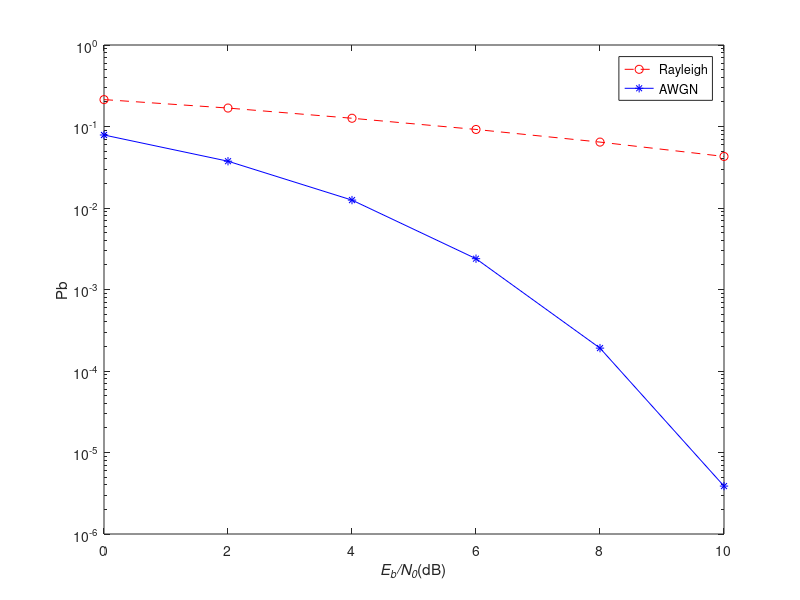

Source code (MATLAB):
%%%%%%%%%%%%%%%%%%%%%%%%%%%%%%%%%%%%%%%%%%%%%%
% title:    BPSK passing Rayleigh Channel
% date:     2020.06.04
% author:   LiJiangXuan
%%%%%%%%%%%%%%%%%%%%%%%%%%%%%%%%%%%%%%%%%%%%%%

clear all;
close all;
clc;

EbN0dB = 0:2:10;
EbN0 = 10.^(EbN0dB/10);
Pb = 0.5*erfc(sqrt(EbN0));          % 无衰落
N_sim = 10^5;                       % 点数
baseband = randi([0 1], N_sim, 1);  % 基带信号
toTran = sign(baseband - 0.5);      % 星座点映射
sigma = sqrt(1./EbN0);              % 噪声功率
toBase = zeros(size(baseband));     % 解调到基带
be = zeros(size(length(EbN0)));     % 误比特数
for i = 1:length(EbN0)
    %%%%%%%%%%%%%%%%%%%%% 瑞利信道 %%%%%%%%%%%%%%%%%%%%%%%%
    h_I = sqrt(1/2)*randn(N_sim, 1);
    h_Q = sqrt(1/2)*randn(N_sim, 1);
    
    %%%%%%%%%%%%%%%%%%%%% 接收信号 %%%%%%%%%%%%%%%%%%%%%%%%
    reci_I = toTran .* h_I + sigma(i) * randn(N_sim, 1);
    reci_Q = toTran .* h_Q + sigma(i) * randn(N_sim, 1);
    
    %%%%%%%%%%%%%%%%%%%%% 解调信号 %%%%%%%%%%%%%%%%%%%%%%%%
    decode_I = reci_I .* h_I + reci_Q .* h_Q;
    decode_Q = reci_Q .* h_I - reci_I .* h_Q;
    
    toBase = (sign(decode_I) + 1) / 2;
    be(i) = sum(double(toBase ~= baseband));
end

semilogy(EbN0dB, be / N_sim, 'r--o')
hold on
semilogy(EbN0dB, Pb, 'b-*')
legend('Rayleigh', 'AWGN')
xlabel('\itE_b/N_0\rm(dB)')
ylabel('Pb')






